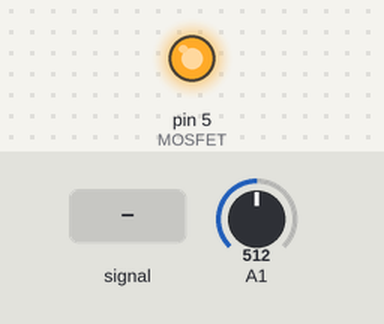
Bench run of a sketch on a simulated Arduino Uno, built with avr-gcc and run on an emulated ATmega328P. Shown: output pins drawn as LEDs (lit = HIGH). Dashed ring = blinking. The test bench sets the inputs (shaded band); at power-on: A1 = 512. What the sketch prints to the serial monitor is not drawn.

Above: at 1.2 s.
1.3 s: A1 fed a 200 Hz sine of ±255 counts around its level
At 3.2 s:
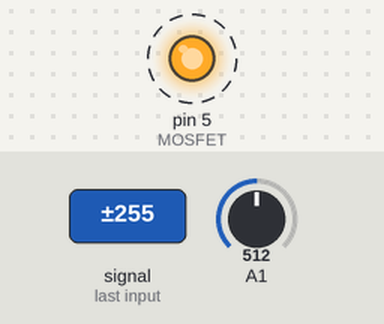
4.3 s: A1 set to 716
At 4.3 s:
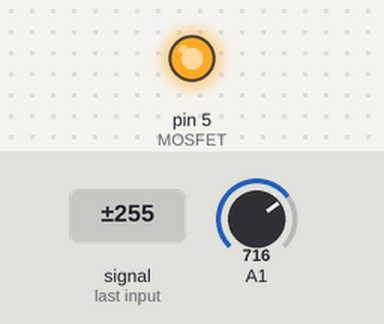
Timing chart, 0 to 7.3 s (numbered marks = the images above; inputs shaded):
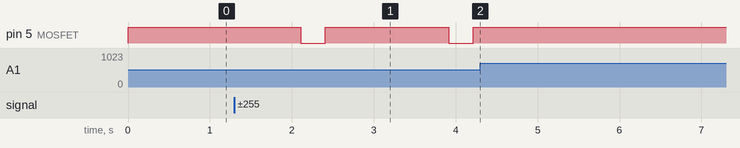

The sketch:

rev_limiter.ino
```cpp
#define MOSFET 5

int RPM = 0;
int CutRPM = 3000;
const float RPM_values[] = {0, 1000, 2000, 3000, 4000, 5000};
const float voltage_values[] = {0.00, 1.08, 1.36, 1.55, 1.85, 2.1};
const int num_data_points = 6;
unsigned long previousMillis = 0UL;
unsigned long interval = 300UL; //miliseconds

float interpolateRPM(float voltage) {
  // Find the appropriate range
  int i;
  for (i = 0; i < num_data_points - 1; i++) {
    if (voltage_values[i] <= voltage && voltage <= voltage_values[i + 1]) {
      break;
    }
  }
  // Perform linear interpolation
  float RPM = RPM_values[i] + ((voltage - voltage_values[i]) * (RPM_values[i + 1] - RPM_values[i])) / (voltage_values[i + 1] - voltage_values[i]);
  return RPM;
}

void setup() {
  pinMode(MOSFET, OUTPUT);
  digitalWrite(MOSFET, HIGH);
  Serial.begin(115200);
}

void loop() {
  unsigned long currentMillis = millis();
  int raw = analogRead(A1);
  float voltage = raw * (5.0 / 1024.0);
  int RPM = interpolateRPM(voltage);
  Serial.print("RPM: ");
  Serial.println(RPM);
  if(currentMillis - previousMillis > interval)
  {
    if (RPM >= CutRPM) {
      digitalWrite(MOSFET, LOW);
      Serial.println("Ignition Cut: ON");
    } else {
      digitalWrite(MOSFET, HIGH);
      Serial.println("Ignition Cut: OFF");
    }
    previousMillis = currentMillis;
  }
}
```

Measured:
- after the input at 1.3 s, pin 5 (MOSFET): alternates HIGH for 1.5 s and LOW for 0.30 s, starting after 0.81 s
- after the input at 4.3 s, pin 5 (MOSFET): stops changing and stays HIGH
